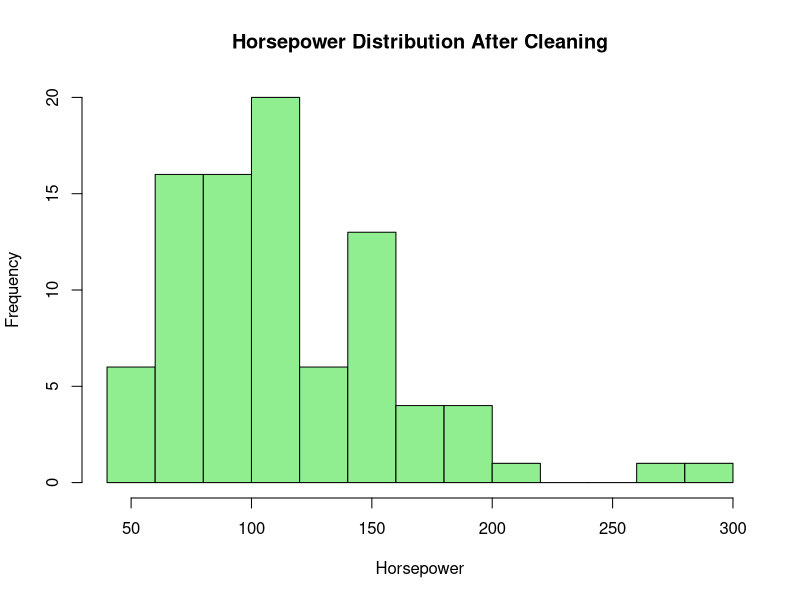
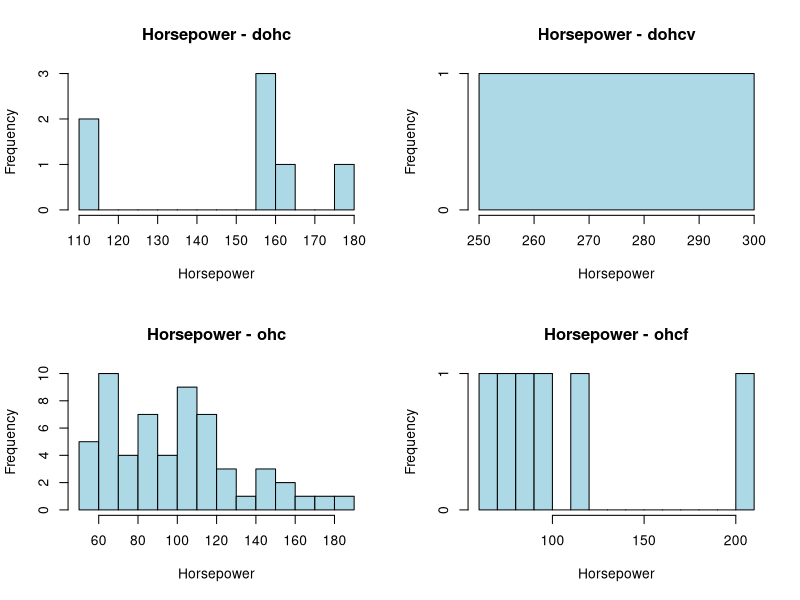
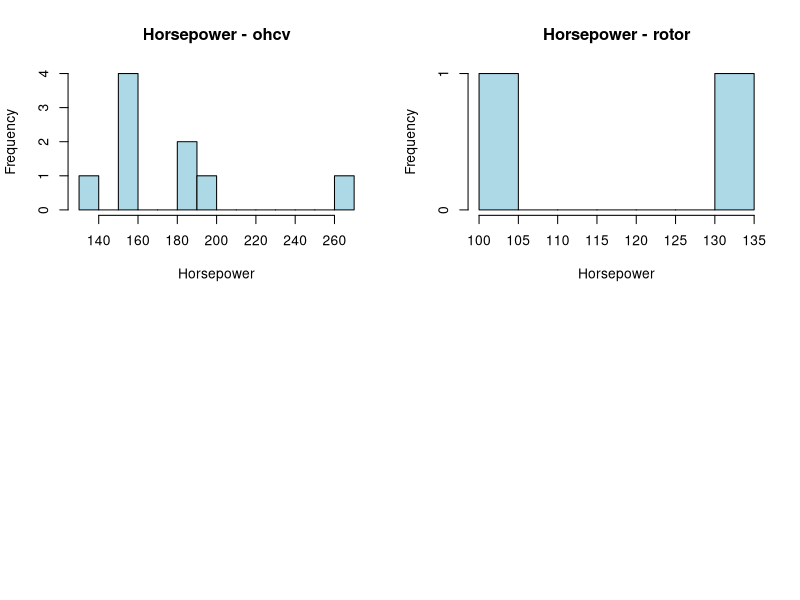
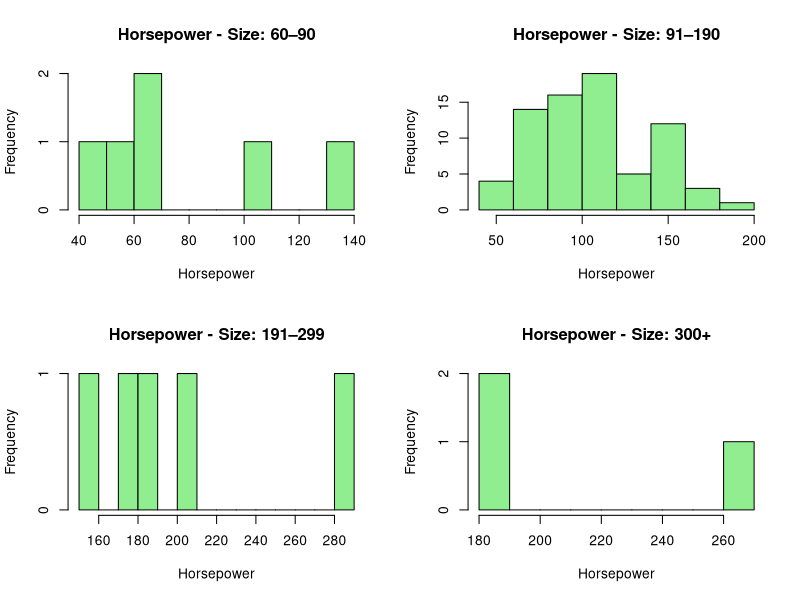
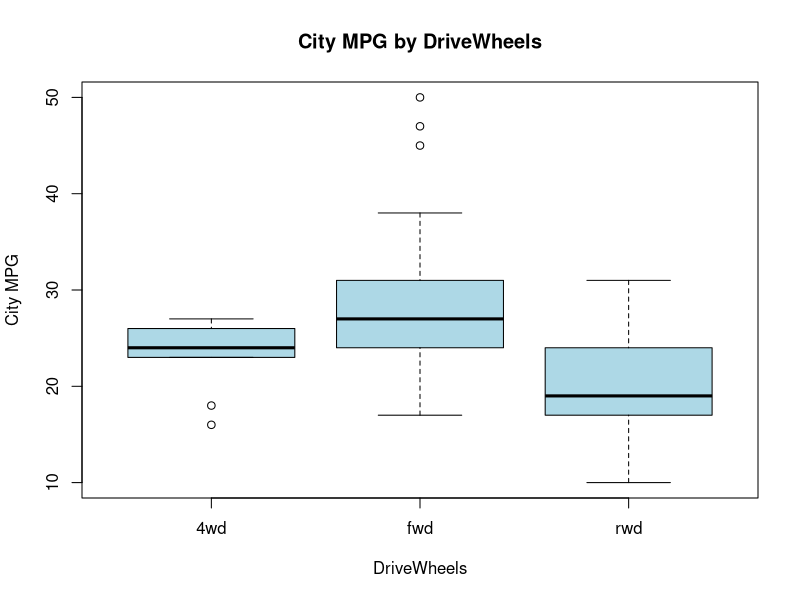
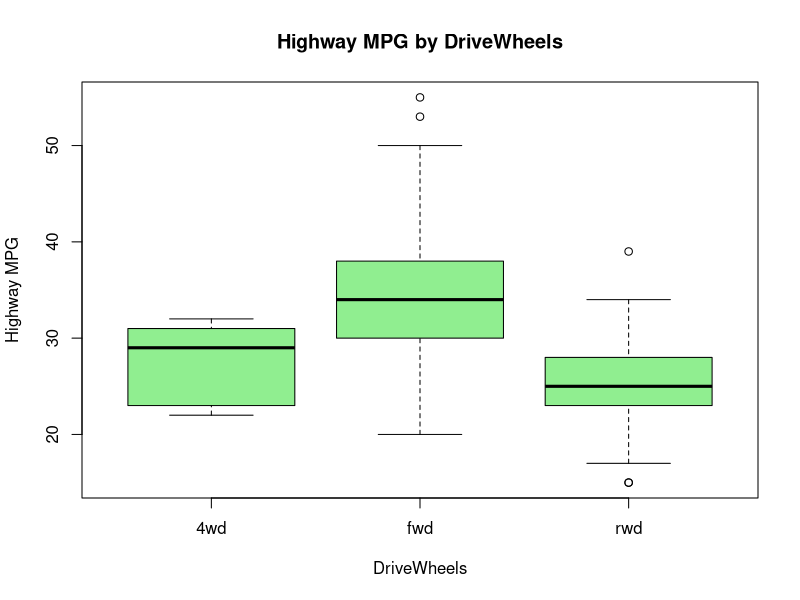
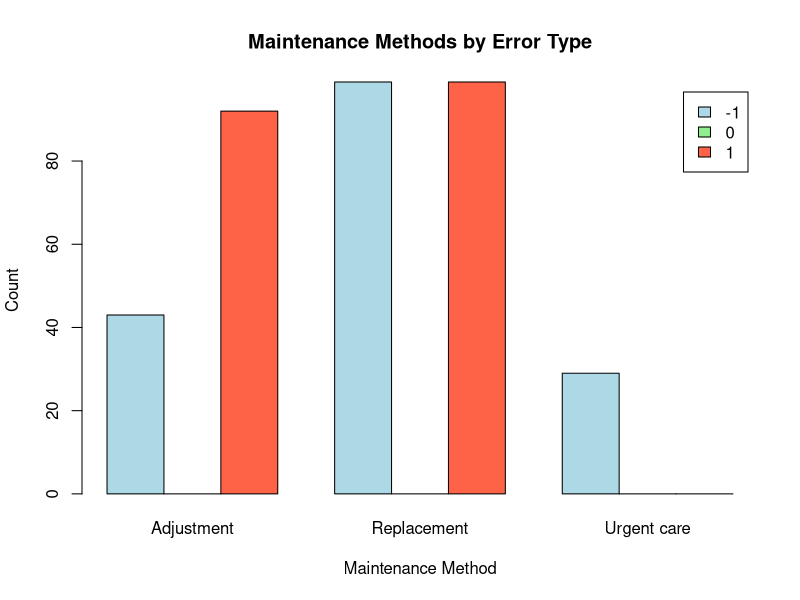
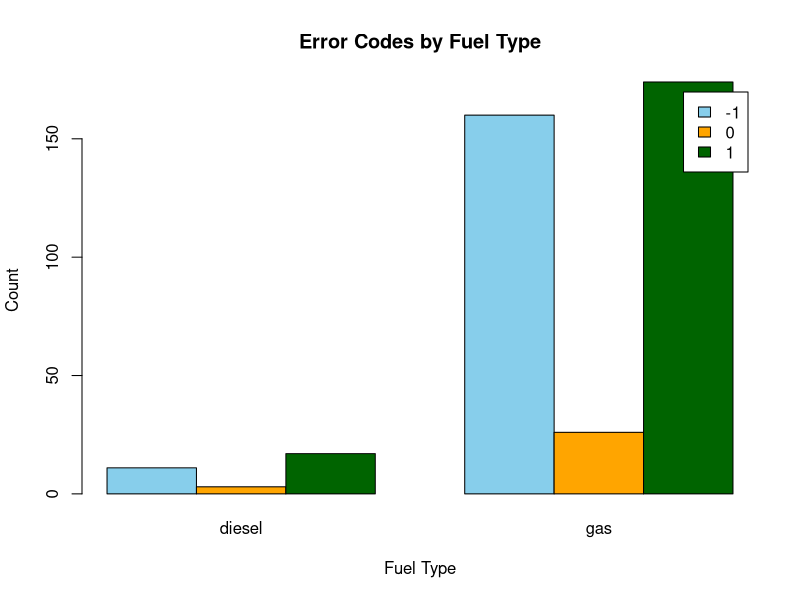

Recreate these plots in R, in order.
## ---- chunk 1
knitr::opts_chunk$set(echo = TRUE)
## ---- chunk 2
# Part 1
# Read datasets
setwd("~/RStudio/AP_A3")
auto <- read.csv("Automobile.csv", stringsAsFactors = FALSE)
engine <- read.csv("Engine.csv", stringsAsFactors = FALSE)
maint <- read.csv("Maintenance.csv", stringsAsFactors = FALSE)
## ---- chunk 3
# Inspect structure
str(auto)
str(engine)
str(maint)
## ---- chunk 4
# Quick preview
head(engine)
summary(engine)
## ---- chunk 5
engine_clean <- engine            # create a working copy
engine_clean[engine_clean == "?"] <- NA

rows_affected <- sum(apply(engine == "?", 1, any))
rows_affected
## ---- chunk 6
# Horsepower BEFORE cleaning: exclude "?"
hp_before <- engine$Horsepower[engine$Horsepower != "?"]
hp_before <- as.numeric(hp_before)
## ---- chunk 7
# Horsepower AFTER cleaning
hp_after <- as.numeric(engine_clean$Horsepower)

summary(hp_before)
summary(hp_after)

auto$BodyStyles <- factor(auto$BodyStyles)
engine_clean$FuelTypes <- factor(engine_clean$FuelTypes)
maint$ErrorCodes <- factor(maint$ErrorCodes)

# Compute median (excluding NA)
hp_median <- median(hp_before, na.rm = TRUE)

# Convert horsepower column to numeric first
engine_clean$Horsepower <- as.numeric(engine_clean$Horsepower)

# Replace NA horsepower with median
engine_clean$Horsepower[is.na(engine_clean$Horsepower)] <- hp_median

hist(engine_clean$Horsepower,
     breaks = 10,
     col = "lightgreen",
     main = "Horsepower Distribution After Cleaning",
     xlab = "Horsepower")
## ---- chunk 8
#Part 2
table(engine_clean$EngineType)

engine_types <- levels(factor(engine_clean$EngineType))

# Plot a histogram for each engine type
par(mfrow = c(2, 2))     # Arrange plots in 2x2 grid (adjust if needed)

for (type in engine_types) {
  subset_hp <- engine_clean$Horsepower[engine_clean$EngineType == type]
  
  hist(subset_hp,
       breaks = 10,
       col = "lightblue",
       main = paste("Horsepower -", type),
       xlab = "Horsepower")
}
par(mfrow = c(1, 1))     # Reset layout

# Create engine size groups
engine_clean$EngineSizeGroup <- cut(engine_clean$EngineSize,
                                    breaks = c(0, 90, 190, 299, Inf),
                                    labels = c("60–90", "91–190", "191–299", "300+"),
                                    right = TRUE)

table(engine_clean$EngineSizeGroup)

size_groups <- levels(engine_clean$EngineSizeGroup)

par(mfrow = c(2, 2))   # 2x2 plot layout

for (grp in size_groups) {
  subset_hp <- engine_clean$Horsepower[engine_clean$EngineSizeGroup == grp]
  
  hist(subset_hp,
       breaks = 10,
       col = "lightgreen",
       main = paste("Horsepower - Size:", grp),
       xlab = "Horsepower")
}
par(mfrow = c(1, 1))
## ---- chunk 9
#Part 3
# Merge Automobile and Engine datasets by EngineModel
auto_engine <- merge(auto, engine_clean, by = "EngineModel")

# Split data by fuel type
gas_mpg <- auto_engine$CityMpg[auto_engine$FuelTypes == "gas"]
diesel_mpg <- auto_engine$CityMpg[auto_engine$FuelTypes == "diesel"]

# Summary statistics
summary(gas_mpg)
summary(diesel_mpg)

# Two-sample t-test (unequal variances)
t_test_result <- t.test(gas_mpg, diesel_mpg)
t_test_result

# Boxplot for CityMpg by DriveWheels
boxplot(auto_engine$CityMpg ~ auto_engine$DriveWheels,
        col = "lightblue",
        main = "City MPG by DriveWheels",
        xlab = "DriveWheels",
        ylab = "City MPG")

# Boxplot for HighwayMpg by DriveWheels
boxplot(auto_engine$HighwayMpg ~ auto_engine$DriveWheels,
        col = "lightgreen",
        main = "Highway MPG by DriveWheels",
        xlab = "DriveWheels",
        ylab = "Highway MPG")

# Extract only rows with actual trouble (confirmed OR suspected)
trouble_data <- maint[maint$ErrorCodes != "0", ]
nrow(trouble_data)

trouble_counts <- sort(table(trouble_data$Troubles), decreasing = TRUE)
top5_troubles <- head(trouble_counts, 5)
top5_troubles

# First join Maintenance with Automobile to attach EngineModel
maint_auto <- merge(maint, auto, by = "PlateNumber")

# Then join with Engine dataset to attach EngineType
maint_full <- merge(maint_auto, engine_clean, by = "EngineModel")

# Filter only trouble rows again (confirmed or suspected)
maint_trouble <- maint_full[maint_full$ErrorCodes != "0", ]

# Count trouble cases per engine type
trouble_by_engine <- sort(table(maint_trouble$EngineType), decreasing = TRUE)
trouble_by_engine
## ---- chunk 10
#Part 4
# Merge Maintenance with Automobile
maint_auto <- merge(maint, auto, by = "PlateNumber")

# Merge with Engine
maint_full <- merge(maint_auto, engine_clean, by = "EngineModel")

table(maint_full$ErrorCodes)

# Cross-tabulation
error_method_table <- table(maint_full$ErrorCodes, maint_full$Methods)
error_method_table


barplot(error_method_table,
        beside = TRUE,
        col = c("lightblue", "lightgreen", "tomato"),
        main = "Maintenance Methods by Error Type",
        xlab = "Maintenance Method",
        ylab = "Count",
        legend = rownames(error_method_table))

error_fuel_table <- table(maint_full$ErrorCodes, maint_full$FuelTypes)
error_fuel_table

barplot(error_fuel_table,
        beside = TRUE,
        col = c("skyblue", "orange", "darkgreen"),
        main = "Error Codes by Fuel Type",
        xlab = "Fuel Type",
        ylab = "Count",
        legend = rownames(error_fuel_table))

table(maint_full$ErrorCodes, maint_full$BodyStyles)
